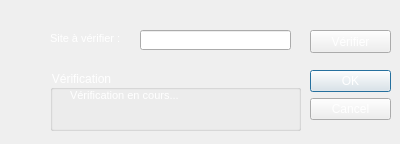
<?xml version="1.0" encoding="UTF-8"?>
<ui version="4.0">
 <class>verif</class>
 <widget class="QDialog" name="verif">
  <property name="geometry">
   <rect>
    <x>0</x>
    <y>0</y>
    <width>400</width>
    <height>144</height>
   </rect>
  </property>
  <property name="windowTitle">
   <string>Dialog</string>
  </property>
  <property name="styleSheet">
   <string notr="true">/*Copyright (c) DevSec Studio. All rights reserved.

MIT License

Permission is hereby granted, free of charge, to any person obtaining a copy
of this software and associated documentation files (the &quot;Software&quot;), to deal
in the Software without restriction, including without limitation the rights
to use, copy, modify, merge, publish, distribute, sublicense, and/or sell
copies of the Software, and to permit persons to whom the Software is
furnished to do so, subject to the following conditions:

The above copyright notice and this permission notice shall be included in all
copies or substantial portions of the Software.

THE SOFTWARE IS PROVIDED *AS IS*, WITHOUT WARRANTY OF ANY KIND, EXPRESS OR
IMPLIED, INCLUDING BUT NOT LIMITED TO THE WARRANTIES OF MERCHANTABILITY,
FITNESS FOR A PARTICULAR PURPOSE AND NONINFRINGEMENT. IN NO EVENT SHALL THE
AUTHORS OR COPYRIGHT HOLDERS BE LIABLE FOR ANY CLAIM, DAMAGES OR OTHER
LIABILITY, WHETHER IN AN ACTION OF CONTRACT, TORT OR OTHERWISE, ARISING FROM,
OUT OF OR IN CONNECTION WITH THE SOFTWARE OR THE USE OR OTHER DEALINGS IN THE SOFTWARE.
*/

/*-----QWidget-----*/
QWidget
{
	background-color: QLinearGradient(x1:0, y1:0, x2:0, y2:1, stop:1 #212121, stop:.4 #343434);
	color: #ffffff;
	border-color: #000000;

}


/*-----QLabel-----*/
QLabel
{
	background-color: transparent;
	color: #fff;
	font-size: 8pt;
	border-color: #ffffff;

}


/*-----QToolButton-----*/
QToolButton
{
	background-color: qlineargradient(spread:repeat, x1:1, y1:0, x2:1, y2:1, stop:0 rgba(254, 171, 66, 255),stop:1 rgba(255, 153, 0, 255));
	color: #000;
	font-size: 14pt;
	border-radius: 4px;
	padding: 10px;

}


QToolButton::pressed
{
	background-color: #6b960f;

}


/*-----QTabWidget-----*/
QTabBar::tab
{
	font-size: 8pt;
	font-weight: bold;
	width: 80px;
    border: 1px solid #444;
    border-bottom-style: none;
	border-top-style: none;
    background-color: #323232;
    padding-top: 3px;
    padding-bottom: 2px;
    margin-right: -1px;

}

QTabWidget::pane 
{
    border: 1px solid qlineargradient(spread:repeat, x1:1, y1:0, x2:1, y2:1, stop:0 rgba(254, 171, 66, 255),stop:1 rgba(255, 153, 0, 255));
    top: 1px;

}

QTabBar::tab:last
{
    margin-right: 0; 

}

QTabBar::tab:first:!selected
{
	margin-left: 0px; 

}

QTabBar::tab:!selected
{
    color: #fff;
    border-bottom-style: solid;
    margin-top: 3px;
    background-color: QLinearGradient(x1:0, y1:0, x2:0, y2:1, stop:1 #212121, stop:.4 #343434);

}

QTabBar::tab:selected
{
	background-color: qlineargradient(spread:repeat, x1:1, y1:0, x2:1, y2:1, stop:0 rgba(254, 171, 66, 255),stop:1 rgba(255, 153, 0, 255));
	color: #000;
    margin-bottom: 0px;

}

QTabBar::tab:!selected:hover
{
    background-color: QLinearGradient(x1:0, y1:0, x2:0, y2:1, stop:1 #212121, stop:0.4 #343434, stop:0.2 #343434, stop:0.1 #ffaa00);

}</string>
  </property>
  <widget class="QDialogButtonBox" name="buttonBox">
   <property name="geometry">
    <rect>
     <x>310</x>
     <y>70</y>
     <width>81</width>
     <height>161</height>
    </rect>
   </property>
   <property name="orientation">
    <enum>Qt::Vertical</enum>
   </property>
   <property name="standardButtons">
    <set>QDialogButtonBox::Cancel|QDialogButtonBox::Ok</set>
   </property>
  </widget>
  <widget class="QGroupBox" name="groupBox">
   <property name="geometry">
    <rect>
     <x>50</x>
     <y>70</y>
     <width>251</width>
     <height>61</height>
    </rect>
   </property>
   <property name="title">
    <string>Vérification</string>
   </property>
   <widget class="QLabel" name="label_verif">
    <property name="geometry">
     <rect>
      <x>20</x>
      <y>15</y>
      <width>211</width>
      <height>21</height>
     </rect>
    </property>
    <property name="text">
     <string>Vérification en cours...</string>
    </property>
   </widget>
  </widget>
  <widget class="QLabel" name="label_2">
   <property name="geometry">
    <rect>
     <x>50</x>
     <y>30</y>
     <width>101</width>
     <height>16</height>
    </rect>
   </property>
   <property name="text">
    <string>Site à vérifier :</string>
   </property>
  </widget>
  <widget class="QLineEdit" name="lineEdit_verif">
   <property name="geometry">
    <rect>
     <x>140</x>
     <y>30</y>
     <width>151</width>
     <height>20</height>
    </rect>
   </property>
  </widget>
  <widget class="QPushButton" name="pushButton">
   <property name="geometry">
    <rect>
     <x>310</x>
     <y>30</y>
     <width>81</width>
     <height>23</height>
    </rect>
   </property>
   <property name="text">
    <string>Vérifier</string>
   </property>
  </widget>
 </widget>
 <resources/>
 <connections>
  <connection>
   <sender>buttonBox</sender>
   <signal>accepted()</signal>
   <receiver>verif</receiver>
   <slot>accept()</slot>
   <hints>
    <hint type="sourcelabel">
     <x>248</x>
     <y>254</y>
    </hint>
    <hint type="destinationlabel">
     <x>157</x>
     <y>274</y>
    </hint>
   </hints>
  </connection>
  <connection>
   <sender>buttonBox</sender>
   <signal>rejected()</signal>
   <receiver>verif</receiver>
   <slot>reject()</slot>
   <hints>
    <hint type="sourcelabel">
     <x>316</x>
     <y>260</y>
    </hint>
    <hint type="destinationlabel">
     <x>286</x>
     <y>274</y>
    </hint>
   </hints>
  </connection>
 </connections>
</ui>
